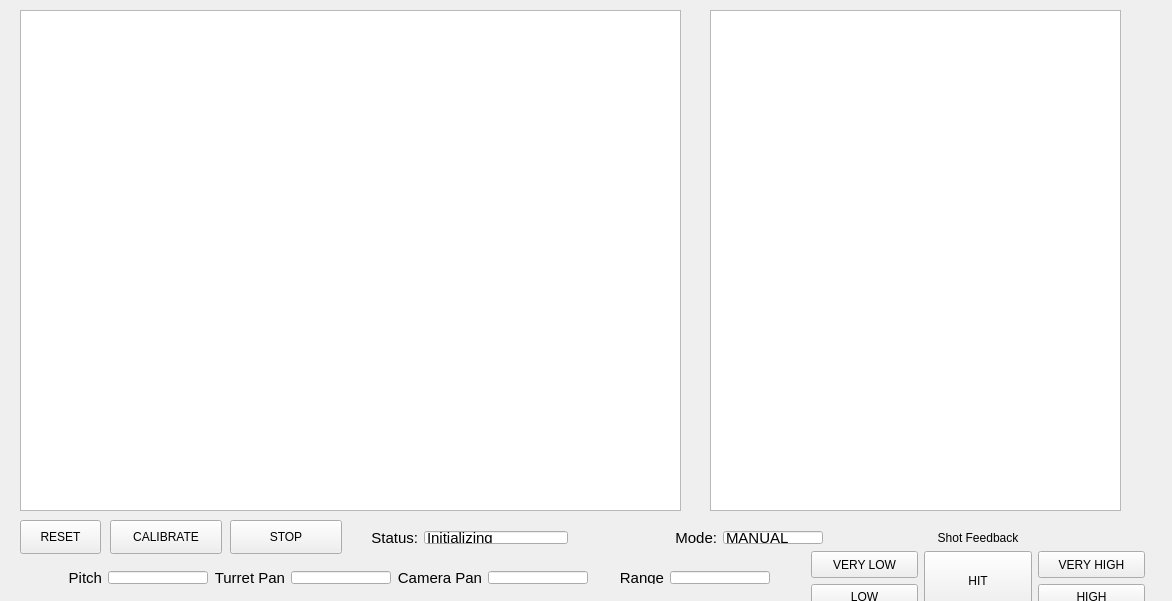
<?xml version="1.0" encoding="UTF-8"?>
<ui version="4.0">
 <class>sentryguiClass</class>
 <widget class="QWidget" name="sentryguiClass">
  <property name="geometry">
   <rect>
    <x>0</x>
    <y>0</y>
    <width>1172</width>
    <height>601</height>
   </rect>
  </property>
  <property name="windowTitle">
   <string>sentrygui</string>
  </property>
  <widget class="QWidget" name="layoutWidget">
   <property name="geometry">
    <rect>
     <x>20</x>
     <y>560</y>
     <width>761</width>
     <height>35</height>
    </rect>
   </property>
   <layout class="QHBoxLayout" name="horizontalLayout">
    <item>
     <widget class="QLabel" name="camVLabel">
      <property name="font">
       <font>
        <pointsize>11</pointsize>
       </font>
      </property>
      <property name="text">
       <string>Pitch</string>
      </property>
      <property name="alignment">
       <set>Qt::AlignRight|Qt::AlignTrailing|Qt::AlignVCenter</set>
      </property>
     </widget>
    </item>
    <item>
     <widget class="QLineEdit" name="camVDisplay">
      <property name="enabled">
       <bool>true</bool>
      </property>
      <property name="sizePolicy">
       <sizepolicy hsizetype="Expanding" vsizetype="Fixed">
        <horstretch>0</horstretch>
        <verstretch>0</verstretch>
       </sizepolicy>
      </property>
      <property name="maximumSize">
       <size>
        <width>100</width>
        <height>16777215</height>
       </size>
      </property>
      <property name="font">
       <font>
        <pointsize>11</pointsize>
       </font>
      </property>
      <property name="mouseTracking">
       <bool>false</bool>
      </property>
      <property name="acceptDrops">
       <bool>false</bool>
      </property>
      <property name="readOnly">
       <bool>true</bool>
      </property>
     </widget>
    </item>
    <item>
     <widget class="QLabel" name="turretHLabel">
      <property name="font">
       <font>
        <pointsize>11</pointsize>
       </font>
      </property>
      <property name="text">
       <string>Turret Pan</string>
      </property>
      <property name="alignment">
       <set>Qt::AlignRight|Qt::AlignTrailing|Qt::AlignVCenter</set>
      </property>
     </widget>
    </item>
    <item>
     <widget class="QLineEdit" name="turretHDisplay">
      <property name="enabled">
       <bool>true</bool>
      </property>
      <property name="sizePolicy">
       <sizepolicy hsizetype="Expanding" vsizetype="Fixed">
        <horstretch>0</horstretch>
        <verstretch>0</verstretch>
       </sizepolicy>
      </property>
      <property name="maximumSize">
       <size>
        <width>100</width>
        <height>16777215</height>
       </size>
      </property>
      <property name="font">
       <font>
        <pointsize>11</pointsize>
       </font>
      </property>
      <property name="mouseTracking">
       <bool>false</bool>
      </property>
      <property name="acceptDrops">
       <bool>false</bool>
      </property>
      <property name="readOnly">
       <bool>true</bool>
      </property>
     </widget>
    </item>
    <item>
     <widget class="QLabel" name="camHLabel">
      <property name="font">
       <font>
        <pointsize>11</pointsize>
       </font>
      </property>
      <property name="text">
       <string>Camera Pan</string>
      </property>
      <property name="alignment">
       <set>Qt::AlignRight|Qt::AlignTrailing|Qt::AlignVCenter</set>
      </property>
     </widget>
    </item>
    <item>
     <widget class="QLineEdit" name="camHDisplay">
      <property name="enabled">
       <bool>true</bool>
      </property>
      <property name="sizePolicy">
       <sizepolicy hsizetype="Expanding" vsizetype="Fixed">
        <horstretch>0</horstretch>
        <verstretch>0</verstretch>
       </sizepolicy>
      </property>
      <property name="maximumSize">
       <size>
        <width>100</width>
        <height>16777215</height>
       </size>
      </property>
      <property name="font">
       <font>
        <pointsize>11</pointsize>
       </font>
      </property>
      <property name="mouseTracking">
       <bool>false</bool>
      </property>
      <property name="acceptDrops">
       <bool>false</bool>
      </property>
      <property name="readOnly">
       <bool>true</bool>
      </property>
     </widget>
    </item>
    <item>
     <widget class="QLabel" name="rangeLabel">
      <property name="sizePolicy">
       <sizepolicy hsizetype="Preferred" vsizetype="Preferred">
        <horstretch>0</horstretch>
        <verstretch>0</verstretch>
       </sizepolicy>
      </property>
      <property name="font">
       <font>
        <pointsize>11</pointsize>
       </font>
      </property>
      <property name="text">
       <string>Range</string>
      </property>
      <property name="alignment">
       <set>Qt::AlignRight|Qt::AlignTrailing|Qt::AlignVCenter</set>
      </property>
     </widget>
    </item>
    <item>
     <widget class="QLineEdit" name="rangeDisplay">
      <property name="enabled">
       <bool>true</bool>
      </property>
      <property name="sizePolicy">
       <sizepolicy hsizetype="Expanding" vsizetype="Fixed">
        <horstretch>0</horstretch>
        <verstretch>0</verstretch>
       </sizepolicy>
      </property>
      <property name="maximumSize">
       <size>
        <width>100</width>
        <height>16777215</height>
       </size>
      </property>
      <property name="font">
       <font>
        <pointsize>11</pointsize>
       </font>
      </property>
      <property name="mouseTracking">
       <bool>false</bool>
      </property>
      <property name="acceptDrops">
       <bool>false</bool>
      </property>
      <property name="readOnly">
       <bool>true</bool>
      </property>
     </widget>
    </item>
   </layout>
  </widget>
  <widget class="QWidget" name="layoutWidget">
   <property name="geometry">
    <rect>
     <x>360</x>
     <y>520</y>
     <width>474</width>
     <height>35</height>
    </rect>
   </property>
   <layout class="QHBoxLayout" name="horizontalLayout_2">
    <item>
     <widget class="QLabel" name="statusLabel">
      <property name="font">
       <font>
        <pointsize>11</pointsize>
       </font>
      </property>
      <property name="text">
       <string>Status:</string>
      </property>
      <property name="scaledContents">
       <bool>true</bool>
      </property>
      <property name="alignment">
       <set>Qt::AlignRight|Qt::AlignTrailing|Qt::AlignVCenter</set>
      </property>
     </widget>
    </item>
    <item>
     <widget class="QLineEdit" name="statusDisplay">
      <property name="enabled">
       <bool>true</bool>
      </property>
      <property name="sizePolicy">
       <sizepolicy hsizetype="MinimumExpanding" vsizetype="Fixed">
        <horstretch>0</horstretch>
        <verstretch>0</verstretch>
       </sizepolicy>
      </property>
      <property name="maximumSize">
       <size>
        <width>300</width>
        <height>16777215</height>
       </size>
      </property>
      <property name="font">
       <font>
        <pointsize>11</pointsize>
       </font>
      </property>
      <property name="mouseTracking">
       <bool>false</bool>
      </property>
      <property name="acceptDrops">
       <bool>false</bool>
      </property>
      <property name="text">
       <string>Initializing</string>
      </property>
      <property name="frame">
       <bool>true</bool>
      </property>
      <property name="alignment">
       <set>Qt::AlignLeading|Qt::AlignLeft|Qt::AlignVCenter</set>
      </property>
      <property name="readOnly">
       <bool>true</bool>
      </property>
     </widget>
    </item>
    <item>
     <widget class="QLabel" name="modeLabel">
      <property name="sizePolicy">
       <sizepolicy hsizetype="MinimumExpanding" vsizetype="Preferred">
        <horstretch>0</horstretch>
        <verstretch>0</verstretch>
       </sizepolicy>
      </property>
      <property name="minimumSize">
       <size>
        <width>50</width>
        <height>0</height>
       </size>
      </property>
      <property name="font">
       <font>
        <pointsize>11</pointsize>
       </font>
      </property>
      <property name="text">
       <string>Mode:</string>
      </property>
      <property name="scaledContents">
       <bool>true</bool>
      </property>
      <property name="alignment">
       <set>Qt::AlignRight|Qt::AlignTrailing|Qt::AlignVCenter</set>
      </property>
     </widget>
    </item>
    <item>
     <widget class="QLineEdit" name="modeDisplay">
      <property name="enabled">
       <bool>true</bool>
      </property>
      <property name="sizePolicy">
       <sizepolicy hsizetype="Fixed" vsizetype="Fixed">
        <horstretch>0</horstretch>
        <verstretch>0</verstretch>
       </sizepolicy>
      </property>
      <property name="maximumSize">
       <size>
        <width>100</width>
        <height>16777215</height>
       </size>
      </property>
      <property name="font">
       <font>
        <pointsize>11</pointsize>
       </font>
      </property>
      <property name="mouseTracking">
       <bool>false</bool>
      </property>
      <property name="acceptDrops">
       <bool>false</bool>
      </property>
      <property name="text">
       <string>MANUAL</string>
      </property>
      <property name="readOnly">
       <bool>true</bool>
      </property>
     </widget>
    </item>
   </layout>
  </widget>
  <widget class="QGraphicsView" name="camView">
   <property name="geometry">
    <rect>
     <x>20</x>
     <y>10</y>
     <width>661</width>
     <height>501</height>
    </rect>
   </property>
  </widget>
  <widget class="QTextEdit" name="console">
   <property name="geometry">
    <rect>
     <x>710</x>
     <y>10</y>
     <width>411</width>
     <height>501</height>
    </rect>
   </property>
  </widget>
  <widget class="QPushButton" name="resetButton">
   <property name="geometry">
    <rect>
     <x>20</x>
     <y>520</y>
     <width>81</width>
     <height>34</height>
    </rect>
   </property>
   <property name="text">
    <string>RESET</string>
   </property>
  </widget>
  <widget class="QPushButton" name="calibrateButton">
   <property name="geometry">
    <rect>
     <x>110</x>
     <y>520</y>
     <width>112</width>
     <height>34</height>
    </rect>
   </property>
   <property name="text">
    <string>CALIBRATE</string>
   </property>
  </widget>
  <widget class="QPushButton" name="stopButton">
   <property name="geometry">
    <rect>
     <x>230</x>
     <y>520</y>
     <width>112</width>
     <height>34</height>
    </rect>
   </property>
   <property name="text">
    <string>STOP</string>
   </property>
  </widget>
  <widget class="QWidget" name="layoutWidget">
   <property name="geometry">
    <rect>
     <x>800</x>
     <y>520</y>
     <width>356</width>
     <height>101</height>
    </rect>
   </property>
   <layout class="QGridLayout" name="gridLayout">
    <item row="0" column="1">
     <widget class="QLabel" name="feedbackLabel">
      <property name="sizePolicy">
       <sizepolicy hsizetype="Preferred" vsizetype="Preferred">
        <horstretch>0</horstretch>
        <verstretch>0</verstretch>
       </sizepolicy>
      </property>
      <property name="text">
       <string>Shot Feedback</string>
      </property>
      <property name="alignment">
       <set>Qt::AlignHCenter|Qt::AlignTop</set>
      </property>
     </widget>
    </item>
    <item row="1" column="0">
     <widget class="QPushButton" name="VeryLow">
      <property name="sizePolicy">
       <sizepolicy hsizetype="Minimum" vsizetype="Expanding">
        <horstretch>0</horstretch>
        <verstretch>0</verstretch>
       </sizepolicy>
      </property>
      <property name="text">
       <string>VERY LOW</string>
      </property>
      <attribute name="buttonGroup">
       <string notr="true">feedbackGroup</string>
      </attribute>
     </widget>
    </item>
    <item row="1" column="1" rowspan="2">
     <widget class="QPushButton" name="Hit">
      <property name="sizePolicy">
       <sizepolicy hsizetype="Minimum" vsizetype="Expanding">
        <horstretch>0</horstretch>
        <verstretch>0</verstretch>
       </sizepolicy>
      </property>
      <property name="text">
       <string>HIT</string>
      </property>
      <attribute name="buttonGroup">
       <string notr="true">feedbackGroup</string>
      </attribute>
     </widget>
    </item>
    <item row="1" column="2">
     <widget class="QPushButton" name="VeryHigh">
      <property name="sizePolicy">
       <sizepolicy hsizetype="Minimum" vsizetype="Expanding">
        <horstretch>0</horstretch>
        <verstretch>0</verstretch>
       </sizepolicy>
      </property>
      <property name="text">
       <string>VERY HIGH</string>
      </property>
      <attribute name="buttonGroup">
       <string notr="true">feedbackGroup</string>
      </attribute>
     </widget>
    </item>
    <item row="2" column="0">
     <widget class="QPushButton" name="Low">
      <property name="sizePolicy">
       <sizepolicy hsizetype="Minimum" vsizetype="Expanding">
        <horstretch>0</horstretch>
        <verstretch>0</verstretch>
       </sizepolicy>
      </property>
      <property name="text">
       <string>LOW</string>
      </property>
      <attribute name="buttonGroup">
       <string notr="true">feedbackGroup</string>
      </attribute>
     </widget>
    </item>
    <item row="2" column="2">
     <widget class="QPushButton" name="High">
      <property name="sizePolicy">
       <sizepolicy hsizetype="Minimum" vsizetype="Expanding">
        <horstretch>0</horstretch>
        <verstretch>0</verstretch>
       </sizepolicy>
      </property>
      <property name="text">
       <string>HIGH</string>
      </property>
      <attribute name="buttonGroup">
       <string notr="true">feedbackGroup</string>
      </attribute>
     </widget>
    </item>
   </layout>
  </widget>
 </widget>
 <layoutdefault spacing="6" margin="11"/>
 <resources>
  <include location="sentrygui.qrc"/>
 </resources>
 <connections/>
 <buttongroups>
  <buttongroup name="feedbackGroup"/>
 </buttongroups>
</ui>
